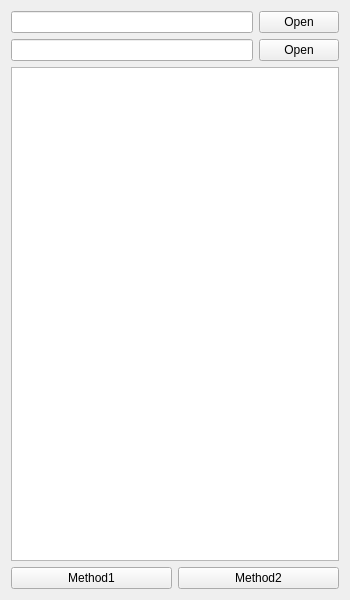
<?xml version="1.0" encoding="UTF-8"?>
<ui version="4.0">
 <class>Widget</class>
 <widget class="QWidget" name="Widget">
  <property name="geometry">
   <rect>
    <x>0</x>
    <y>0</y>
    <width>350</width>
    <height>600</height>
   </rect>
  </property>
  <property name="minimumSize">
   <size>
    <width>350</width>
    <height>600</height>
   </size>
  </property>
  <property name="windowTitle">
   <string>Widget</string>
  </property>
  <layout class="QHBoxLayout" name="horizontalLayout_4">
   <item>
    <layout class="QVBoxLayout" name="verticalLayout_3">
     <property name="sizeConstraint">
      <enum>QLayout::SetMaximumSize</enum>
     </property>
     <item>
      <layout class="QVBoxLayout" name="verticalLayout_2">
       <item>
        <layout class="QVBoxLayout" name="verticalLayout">
         <item>
          <layout class="QHBoxLayout" name="horizontalLayout">
           <item>
            <widget class="QLineEdit" name="FirstDir"/>
           </item>
           <item>
            <widget class="QPushButton" name="pushButton">
             <property name="text">
              <string>Open</string>
             </property>
            </widget>
           </item>
          </layout>
         </item>
         <item>
          <layout class="QHBoxLayout" name="horizontalLayout_2">
           <item>
            <widget class="QLineEdit" name="LastDir"/>
           </item>
           <item>
            <widget class="QPushButton" name="pushButton_2">
             <property name="text">
              <string>Open</string>
             </property>
            </widget>
           </item>
          </layout>
         </item>
        </layout>
       </item>
       <item>
        <widget class="QListWidget" name="listWidget"/>
       </item>
      </layout>
     </item>
     <item>
      <layout class="QHBoxLayout" name="horizontalLayout_3">
       <item>
        <widget class="QPushButton" name="pushButton_3">
         <property name="text">
          <string>Method1</string>
         </property>
        </widget>
       </item>
       <item>
        <widget class="QPushButton" name="pushButton_4">
         <property name="text">
          <string>Method2</string>
         </property>
        </widget>
       </item>
      </layout>
     </item>
    </layout>
   </item>
  </layout>
 </widget>
 <resources/>
 <connections/>
</ui>
